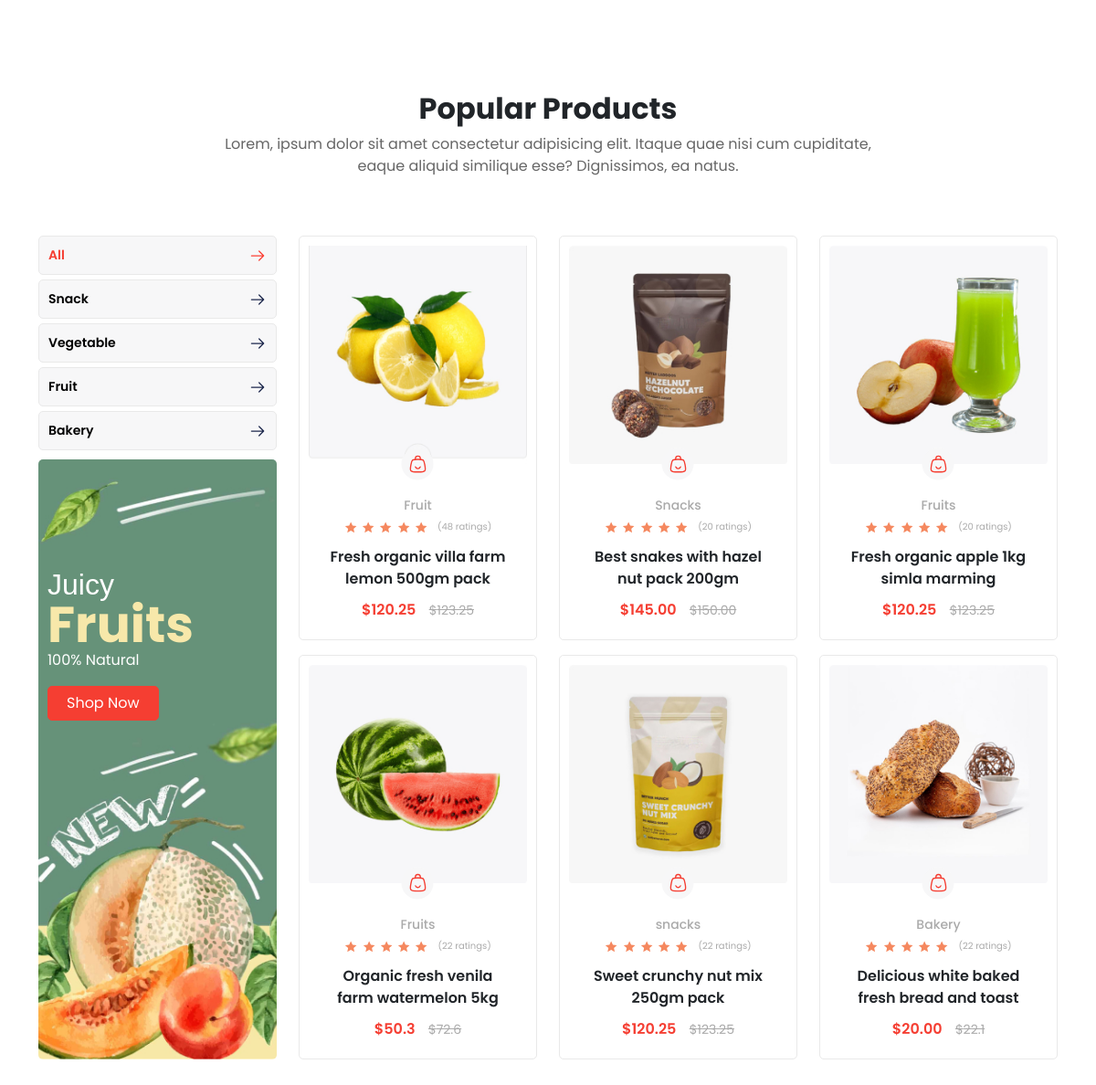
The page / on the database its author committed.
### tables this page shows
CREATE TABLE `items` (
  `id` int(11) NOT NULL,
  `name` varchar(255) NOT NULL,
  `small_description` varchar(255) NOT NULL,
  `long_description` longtext NOT NULL,
  `brand` varchar(255) DEFAULT NULL,
  `flavour` varchar(255) DEFAULT NULL,
  `diet_type` varchar(255) DEFAULT NULL,
  `speciality` varchar(255) DEFAULT NULL,
  `info` varchar(255) DEFAULT NULL,
  `items` int(11) DEFAULT NULL,
  `weight` varchar(255) DEFAULT NULL,
  `category` varchar(255) NOT NULL,
  `price` float NOT NULL,
  `discount` tinyint(1) NOT NULL,
  `discounted_price` float DEFAULT NULL,
  `ratings` int(11) NOT NULL DEFAULT 0,
  `img_path` varchar(255) DEFAULT NULL
);

### includes/config.php (called while the page is built)
<?php
$aSite = [
    'url' => 'http://localhost:8080/test/',
    'title' => 'Full E-commerce website',
];

### functions/database.php (called while the page is built, shortened)
<?php
function fetch_rows($connection, $table_name) {
    $aResponse = mysqli_query($connection, "SELECT * FROM $table_name;");
    $aData = [];
    if ($aResponse->num_rows > 0) {
        while ($row = $aResponse->fetch_assoc()) {
            $aData[] = $row;
        }
    }
    return $aData;
}

### functions/functions.php (called while the page is built)
<?php
function formatFloat($number) {
    if (floor($number) == $number) {
        return number_format($number, 2, '.', '');
    } else {
        return $number;
    }
}

### index.php (the view)
<?php
include_once('includes/top.php');
?>
<section class="popular-products">
    <div class="container">
        <div class="row mb-5">
            <div class="col-lg-8 offset-lg-2 text-center">
                <h2>Popular Products</h2>
                <p>Lorem, ipsum dolor sit amet consectetur adipisicing elit. Itaque quae nisi cum cupiditate, eaque aliquid similique esse? Dignissimos, ea natus.</p>
            </div>
        </div>
        <div class="row">
            <aside class="col-lg-3">
                <ul>
                    <li><a class="selected" href="#">All</a></li>
                    <li><a href="#">Snack</a></li>
                    <li><a href="#">Vegetable</a></li>
                    <li><a href="#">Fruit</a></li>
                    <li><a href="#">Bakery</a></li>
                </ul>
                <div class="banner">
                    <div class="content">
                        <span>Juicy</span>
                        <span>Fruits</span>
                        <span>100% Natural</span>
                        <div class='mt-3'>
                            <a href="#" class="btn btn-primary">Shop Now</a>
                        </div>
                    </div>
                </div>
            </aside>
            <?php $aItems = fetch_rows($connection, 'items'); ?>
            <div class="col-lg-9">
                <div class="row gy-3">
                    <?php
                    foreach ($aItems as $aItem) {
                    ?>
                        <div class="col-lg-4">
                            <a href="#">
                                <div class="item">
                                    <div class="img-wrapper">
                                        <img src="<?= $aSite['url'] . $aItem['img_path'] ?>" alt="">
                                        <a href="#" class="add-to-bag">
                                            <img src="<?= $aSite['url'] ?>upload/img/shopping-bag.svg">
                                        </a>
                                    </div>
                                    <div class="information">
                                        <span class="category"><?= $aItem['category'] ?></span>
                                        <div class="rating">
                                            <div class="stars">
                                                <img src="<?= $aSite['url'] ?>upload/img/star.svg">
                                                <img src="<?= $aSite['url'] ?>upload/img/star.svg">
                                                <img src="<?= $aSite['url'] ?>upload/img/star.svg">
                                                <img src="<?= $aSite['url'] ?>upload/img/star.svg">
                                                <img src="<?= $aSite['url'] ?>upload/img/star.svg">
                                            </div>
                                            <span>(<?= $aItem['ratings'] ?> ratings)</span>
                                        </div>
                                        <span class="name"><?= $aItem['name'] ?></span>
                                        <div class="price">
                                            <?php
                                            if ($aItem['discount']) {
                                            ?>
                                                <span class="discounted-price">$<?= formatFloat($aItem['discounted_price']) ?></span>
                                                <span class="original-price">$<?= formatFloat($aItem['price']) ?></span>
                                            <?php
                                            } else {
                                            ?>
                                                <span class="normal-price">$<?= formatFloat($aItem['price']) ?></span>
                                            <?php
                                            }
                                            ?>
                                        </div>
                                    </div>
                                </div>
                            </a>
                        </div>
                    <?php
                    }
                    ?>
                </div>
            </div>
        </div>
    </div>
</section>

### includes/top.php (shortened to what this page needs)
<?php
include_once('includes/config.php');
include_once('functions/database.php');
include_once('functions/functions.php');
?>
<!DOCTYPE html>
<html lang="en">
<head>
    <link rel="stylesheet" href="<?=$aSite['url']?>css/bootstrap.min.css">
    <link rel="stylesheet" href="<?=$aSite['url']?>css/style.css">
</head>
<body>

### css/style.css (style rules this page uses)
:root { --black-primary: #000; --black-secondary: #666666; --black-tertiary: #aaaaaa; --white-primary: #fff; --white-secondary: #c0c0c0; --grey-100: #F7F7F8; --grey-200: #E9E9E9; --cl-primary: #F53E32; --cl-primary-dark: #ce3429; --cl-secondary: #64B496; --fs-1: 55px; --fs-2: 32px; --fs-3: 20px; --fs-4: 16px; --fs-5: 14px; --border-radius: 5px; }
.btn { --bs-btn-border-radius: 5px; --bs-btn-padding-x: 1.25rem; min-width: 120px; }
.btn-primary { --bs-btn-color: var(--white-primary); --bs-btn-hover-color: var(--white-primary); --bs-btn-active-color: var(--white-primary); --bs-btn-bg: var(--cl-primary); --bs-btn-border-color: var(--cl-primary); --bs-btn-hover-bg: var(--cl-primary-dark); --bs-btn-hover-border-color: var(--cl-primary-dark); --bs-btn-active-bg: var(--cl-primary-dark); --bs-btn-active-border-color: var(--cl-primary-dark); }
body { font-family: "Poppins", Arial, sans-serif; font-size: var(--fs-4); }
section:not(#hero) { padding-block: 50px;margin-top: 50px }
:is(h1,h2,h3,h4,h5,h6) { font-weight:700 }
a { text-decoration: none }
a.selected { color: var(--cl-primary) !important }
p { color:var(--black-secondary) }
.popular-products aside { display: flex;flex-direction: column;gap:10px }
.popular-products aside ul { list-style: none;padding: 0;margin: 0 }
.popular-products aside li:not(:last-child) { margin-bottom:5px; }
.popular-products aside ul a { position:relative;background-color:var(--grey-100);border:1px solid var(--grey-200);border-radius:var(--border-radius);font-size:var(--fs-5);color: var(--black-primary);font-weight:600;display:inline-block;width: 100%;height: 100%;padding:10px; }
.popular-products aside ul a::after { content: "";position: absolute;top: 50%;transform: translateY(-50%);right: 10px;width: 20px;aspect-ratio: 1;background-image: url(../upload/img/arrow-right.svg);background-size: cover;background-position: center;background-repeat: no-repeat }
.popular-products aside ul a.selected::after { filter: brightness(0) saturate(100%) invert(40%) sepia(82%) saturate(4615%) hue-rotate(343deg) brightness(102%) contrast(97%) }
.popular-products aside .banner { padding-inline:10px; flex-grow: 1;background-image: url(../upload/img/pp-banner.jpg);background-position: center;background-size: cover;border-radius: var(--border-radius) }
.popular-products aside .banner .content { display: flex;flex-direction: column;margin-top:50%; }
.popular-products aside .banner .content span { color:var(--white-primary) }
.popular-products aside .banner .content span:nth-child(1) { font-family:arial;font-size:var(--fs-2);font-weight:200;line-height:1 }
.popular-products aside .banner .content span:nth-child(2) { font-size:var(--fs-1);font-weight:700;line-height: 1;color:#F7E8AA; }
.item { padding: 10px;border: 1px solid var(--grey-200);border-radius: var(--border-radius); }
.item .img-wrapper { width: 100%;aspect-ratio: 1;position: relative }
.item .img-wrapper img { width: 100%;height: 100%;object-fit: cover }
.item .add-to-bag { position: absolute;left: 50%;bottom:0;transform: translate(-50%, 50%);width: 35px;aspect-ratio: 1;border-radius: 50%;display: grid;place-items: center;background-color: var(--grey-100) }
.item .add-to-bag img { width: 65%;height: 65%;object-fit: cover;pointer-events: none }
.item .information { display: flex;flex-direction: column;align-items:center;padding:35px 10px 10px }
.item .information .category { font-weight: 500;color: var(--black-tertiary);font-size: var(--fs-5) }
.item .information .rating { display: flex; gap:10px;align-items:center; }
.item .information .stars img { width: 15px }
.item .information .rating span { font-size: 10px;color:var(--black-tertiary) }
.item .information .name { text-align:center;font-size:var(--fs-4);font-weight: 600;margin:10px; }
.item .information .discounted-price { font-weight:600;color:var(--cl-primary); }
.item .information .original-price { font-size: var(--fs-5);color:var(--black-tertiary);text-decoration:line-through;margin-left:10px; }

### rows shown on the page
items: img_path (picture), category "Fruit", ratings "48", name "Fresh organic villa farm lemon 500gm pack", discounted_price "120.25", price "123.25"
items: img_path (picture), category "Snacks", ratings "20", name "Best snakes with hazel nut pack 200gm", discounted_price "145.00", price "150.00"
items: img_path (picture), category "Fruits", ratings "20", name "Fresh organic apple 1kg simla marming", discounted_price "120.25", price "123.25"
items: img_path (picture), category "Fruits", ratings "22", name "Organic fresh venila farm watermelon 5kg", discounted_price "50.3", price "72.6"
items: img_path (picture), category "snacks", ratings "22", name "Sweet crunchy nut mix 250gm pack", discounted_price "120.25", price "123.25"
items: img_path (picture), category "Bakery", ratings "22", name "Delicious white baked fresh bread and toast", discounted_price "20.00", price "22.1"
